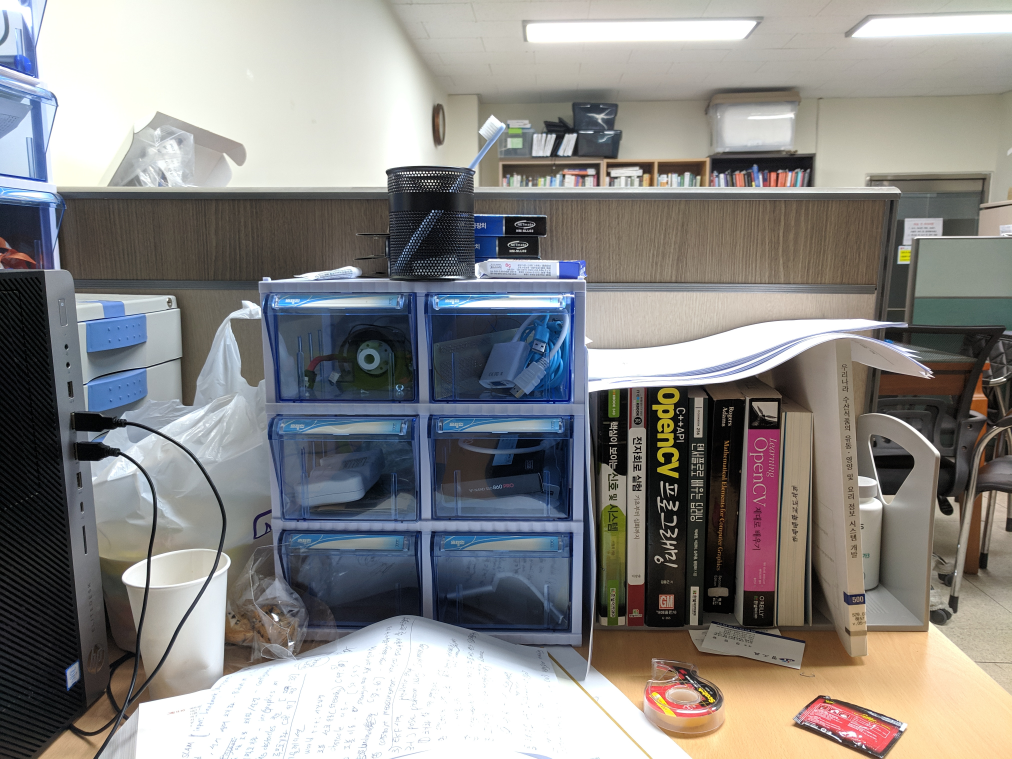
#> input picture vision/01.jpg, 4048 x 3036 px, found by its file name (shown at 1/4 size)
$ python essential_mat.py
#> lines starting #> are read from the running program, lines starting #| are printed output that depends on the picture; long printed decimals are rounded
### vision/old/utils.py
import numpy as np
import os
import cv2

def test():
    print("wow")

def imread(name):
#> called with name = '01.jpg'
    path = os.getcwd()+"\\vision\\"
    name = path+name
    img = cv2.imread(name)
#> img is the input picture: shape (3036, 4048, 3); mean B, G, R 133.7, 135.8, 137.6
    return img

def getOrbFeature(img):

    img_gray = cv2.cvtColor(img,cv2.COLOR_BGR2GRAY)

    # Initiate STAR detector
    orb = cv2.ORB_create()


    # find the keypoints with ORB
    kp = orb.detect(img_gray,None)

    # compute the descriptors with ORB
    kp, des = orb.compute(img, kp)

    return kp, des

def getFeatureMatches(des1,des2):
    # FLANN parameters
    FLANN_INDEX_KDTREE = 0
    index_params = dict(algorithm = FLANN_INDEX_KDTREE, trees = 5)
    search_params = dict(checks=50)

    flann = cv2.FlannBasedMatcher(index_params,search_params)

    des1 = np.float32(des1)
    des2 = np.float32(des2)

    matches = flann.knnMatch(des1,des2,k=2)
    return matches

def getFundamentaMatrix(kp1,kp2,matches):
    good = []
    pts1 = []
    pts2 = []

    # ratio test as per Lowe's paper
    for i,(m,n) in enumerate(matches):
        if m.distance < 0.8*n.distance:
            good.append(m)
            pts2.append(kp2[m.trainIdx].pt)
            pts1.append(kp1[m.queryIdx].pt)

    pts1 = np.int32(pts1)
    pts2 = np.int32(pts2)
    F, mask = cv2.findFundamentalMat(pts1,pts2,cv2.FM_LMEDS)
    return F, mask

### vision/old/essential_mat.py
import numpy as np
import os
import cv2
import utils as ut

img1 = ut.imread("01.jpg")
img2 = ut.imread("02.jpg")
#> call 2 of imread, with name = '02.jpg'
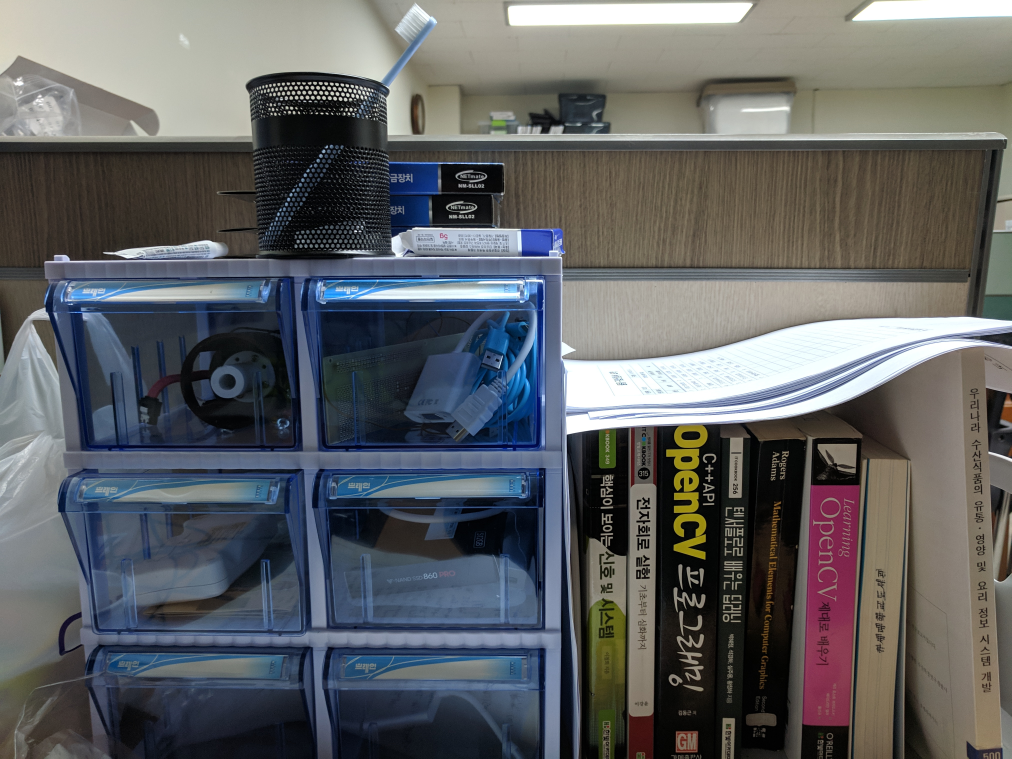
#> input picture vision/02.jpg, 4048 x 3036 px, found by its file name (shown at 1/4 size)
#> in imread, img is the input picture: shape (3036, 4048, 3); mean B, G, R 98.9, 96.7, 94.8

img1 = cv2.resize(img1, dsize=(640, 480), interpolation=cv2.INTER_AREA)
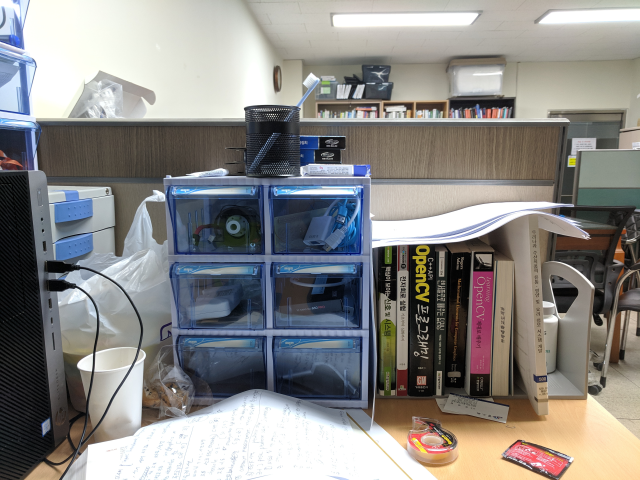
#> img1: shape (480, 640, 3); mean B, G, R 133.7, 135.8, 137.6
img2 = cv2.resize(img2, dsize=(640, 480), interpolation=cv2.INTER_AREA)
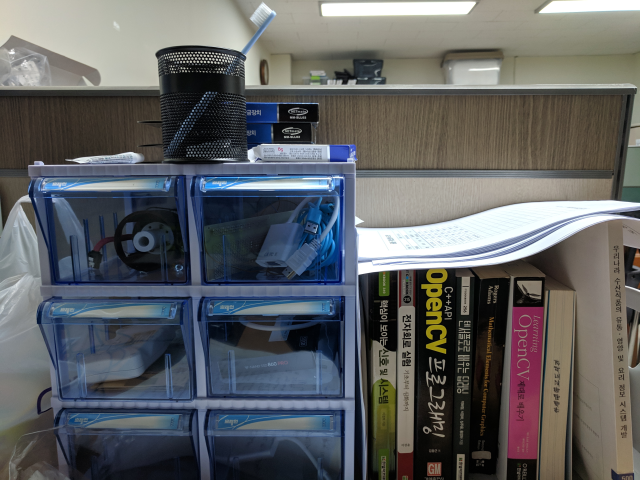
#> img2: shape (480, 640, 3); mean B, G, R 98.9, 96.7, 94.8

kp1, des1 = ut.getOrbFeature(img1)
#> in getOrbFeature, `img_gray = cv2.cvtColor(img,cv2.COLOR_BGR2GRAY)`:
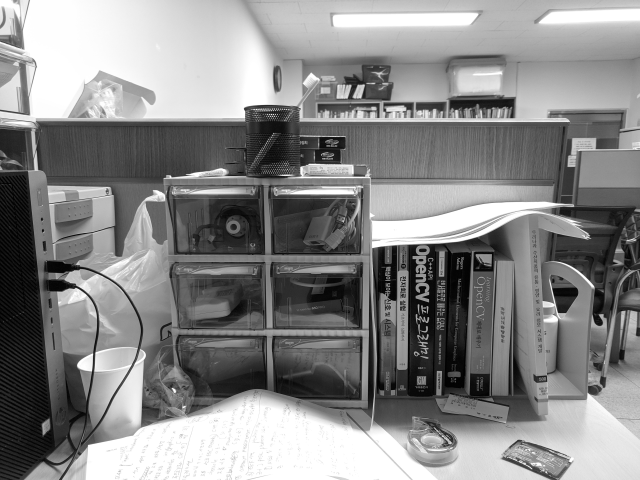
#> img_gray: shape (480, 640); min 0, max 255, mean 136.1
#> in getOrbFeature, `kp = orb.detect(img_gray,None)`: kp = 500 keypoints; strongest (x, y, size): (245, 108, 31), (418, 273, 31), (559, 312, 31), (425, 331, 31)
#> kp1 has the same summary as kp in getOrbFeature
kp2, des2 = ut.getOrbFeature(img2)
#> in getOrbFeature (call 2), `img_gray = cv2.cvtColor(img,cv2.COLOR_BGR2GRAY)`:
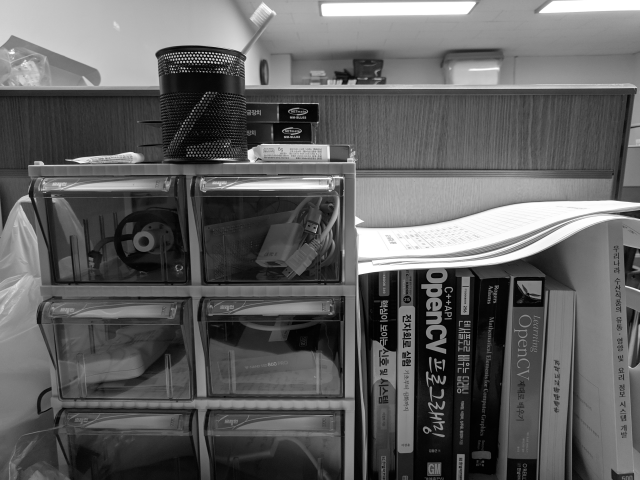
#> img_gray: shape (480, 640); min 0, max 255, mean 96.4
#> in getOrbFeature (call 2), `kp = orb.detect(img_gray,None)`: kp = 500 keypoints; strongest (x, y, size): (209, 62, 31), (210, 53, 31), (359, 275, 31), (248, 152, 31)
#> kp2 has the same summary as kp in getOrbFeature

pts1 = cv2.KeyPoint_convert(kp1)
#> pts1 = 500 pairs, first value 39 to 603, second value 73.2 to 445
pts2 = cv2.KeyPoint_convert(kp2)
#> pts2 = 500 pairs, first value 35 to 540, second value 48.96 to 432

matches = ut.getFeatureMatches(des1,des2)
#> in getFeatureMatches, `matches = flann.knnMatch(des1,des2,k=2)`: matches = 500 matches
#> matches = 500 matches
F = ut.getFundamentaMatrix(kp1,kp2,matches)
#> after the loop in getFundamentaMatrix, `for i,(m,n) in enumerate(matches):`: good = 50 matches; pts1 = 50 pairs, first value 149.3 to 572.4, second value 96 to 308; pts2 = 50 pairs, first value 132.6 to 519.6, second value 82.11 to 375.8
#> in getFundamentaMatrix, `pts1 = np.int32(pts1)`: pts1 = 50 pairs, first value 149 to 572, second value 96 to 308
#> in getFundamentaMatrix, `pts2 = np.int32(pts2)`: pts2 = 50 pairs, first value 132 to 519, second value 82 to 375
#> in getFundamentaMatrix, `F, mask = cv2.findFundamentalMat(pts1,pts2,cv2.FM_LMEDS)`: F = [[2.75e-07, -5.6e-05, 0.0144], [5.39e-05, 3.96e-06, -0.0198], [-0.0157, 0.0173, 1]]; mask = 50 values, max 1 at index 0, min 0 at index 6, mean 0.72


E, mask = cv2.findEssentialMat(pts1, pts2, focal=1.0, pp=(0., 0.), method=cv2.RANSAC, prob=0.999, threshold=3.0)
#> E = [[0.00206, -0.00165, -0.396], [-0.00172, 0.00047, 0.586], [-0.395, 0.586, -0.00253]]; mask = 500 values, max 1 at index 24, min 0 at index 0, mean 0.136
points, R, t, mask = cv2.recoverPose(E, pts1, pts2)
#> points = 322; R = [[-1, 0.00107, -0.0052], [-0.00108, -1, 0.000799], [-0.0052, 0.000805, 1]]; t = [0.829, 0.56, 0.00189]; mask = 500 values, max 255 at index 1, min 0 at index 0, mean 164.2


print("recover pose mask:",np.sum(mask!=0))
#| recover pose mask: 322
print("R:",R,"t:",t.T)
#| R: [[-9.99985880e-01  1.07423435e-03 -5.20444443e-03]
#|  [-1.07840701e-03 -9.99999099e-01  7.99008647e-04]
#|  [-5.20358142e-03  8.04609875e-04  9.99986138e-01]] t: [[0.8288 0.5596 0.001886  ]]

# Normalize for Esential Matrix calaculation
'''
M_r = np.hstack((R, t))
M_l = np.hstack((np.eye(3, 3), np.zeros((3, 1))))

P_l = np.dot(K_l,  M_l)
P_r = np.dot(K_r,  M_r)
point_4d_hom = cv2.triangulatePoints(P_l, P_r, np.expand_dims(pts_l, axis=1), np.expand_dims(pts_r, axis=1))
point_4d = point_4d_hom / np.tile(point_4d_hom[-1, :], (4, 1))
point_3d = point_4d[:3, :].T
'''
